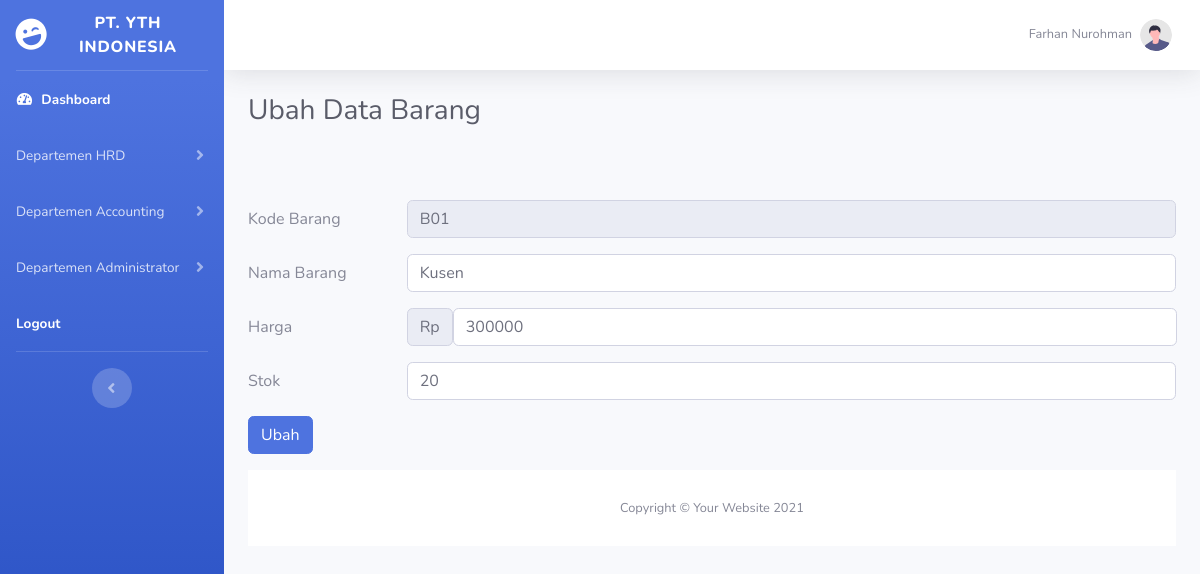
Page /ubah_barang.php?id=1 (signed in) on the committed database.
### tables this page shows
CREATE TABLE `barang` (
  `id_barang` int(11) NOT NULL,
  `kode_barang` varchar(20) NOT NULL,
  `nama_barang` varchar(100) NOT NULL,
  `harga` varchar(100) NOT NULL,
  `stok` varchar(100) NOT NULL
);

### ubah_barang.php (the view, shortened to what this page needs)
<?php
$koneksi = new mysqli("localhost", "root", "", "tgs_erp");
$ambil = $koneksi->query("SELECT * FROM barang WHERE id_barang='$_GET[id]'");
$pecah = $ambil->fetch_assoc();
?>
<?php include "header.php" ?>
<div class="container-fluid">
    <div class="d-sm-flex align-items-center justify-content-between mb-4">
        <h1 class="h3 mb-0 text-gray-800">Ubah Data Barang</h1>
    </div>
    <br><br>
    <form method="post" enctype="multipart/form-data">
        <div class="form-group row">
            <label for="kode" class="col-sm-2 col-form-label">Kode Barang</label>
            <div class="col-sm-10">
                <input type="text" class="form-control" name="kode" value="<?php echo $pecah['kode_barang'] ?>" readonly>
            </div>
        </div>
        <div class="form-group row">
            <label for="nama" class="col-sm-2 col-form-label">Nama Barang</label>
            <div class="col-sm-10">
                <input type="text" class="form-control" name="nama" value="<?php echo $pecah['nama_barang'] ?>">
            </div>
        </div>
        <div class="form-group row">
            <label for="harga" class="col-sm-2 col-form-label">Harga</label>
            <div class="col-sm-10">
                <div class="input-group-prepend">
                    <div class="input-group-text">Rp</div>
                    <input type="text" class="form-control" name="harga" value="<?php echo $pecah['harga'] ?>">
                </div>
            </div>
        </div>
        <div class="form-group row">
            <label for="stok" class="col-sm-2 col-form-label">Stok</label>
            <div class="col-sm-10">
                <input type="text" class="form-control" name="stok" value="<?php echo $pecah['stok'] ?>">
            </div>
        </div>
        <div class="form-group row">
            <div class="col-sm-10">
                <button type="submit" class="btn btn-primary" name="ubah">Ubah</button>
            </div>
        </div>
    </form>
    <?php include "footer.php" ?>

### rows in the picture
barang: kode "B01", nama "Kusen", harga "300000", stok "20"

### other values in the picture
$_SESSION['nama'] "Farhan Nurohman"
